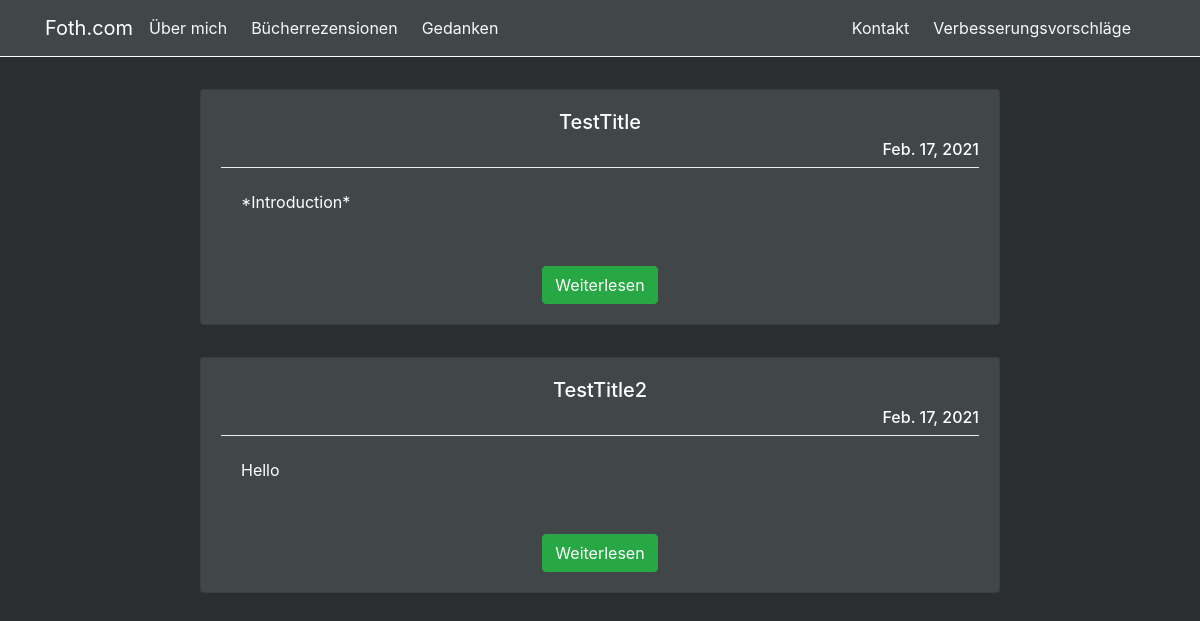
The app's page /book_reviews/ with its own data.
### book_reviews/models.py (models this page shows)
class BookReviewArticle(models.Model):
    book_title = models.CharField(max_length=64)
    introduction = models.CharField(max_length=2000, default="*Introduction*")
    review_content = models.CharField(max_length=25000)
    article_date = models.DateField(auto_now=True)

### book_reviews/views.py (the view)
# urls.py: path('', views.show_articles, name='show_articles'),
def show_articles(request):
    book_reviews = BookReviewArticle.objects.all()
    return render(request, "book_reviews/show_articles.html", {"book_reviews": book_reviews})

### book_reviews/templates/book_reviews/show_articles.html
{% extends 'base.html' %}
{% block content %}
{% for review in book_reviews %}
    <div class="card" style="width: 50rem; margin:2rem; color: white; background-color: rgb(65, 70, 73);">
        <div class="card-body">
            <h5 class="card-title">{{ review.book_title }}</h5>
            <h6 class="card-subtitle"  align="right">{{ review.article_date }}</h6>
            <div class="dropdown-divider"></div>
        <div class="card-body">
            <div class="card-subtitle" align="left">{{ review.introduction }}</div>
        </div>
        <a href=""><button type="button" class="btn btn-success" style="margin-top: 2rem;">Weiterlesen</button></a>
        </div>
    </div>
{% endfor %}
{% endblock %}

### records on screen
BookReviewArticle: book_title "TestTitle", article_date "Feb. 17, 2021", introduction "*Introduction*"
BookReviewArticle: book_title "TestTitle2", article_date "Feb. 17, 2021", introduction "Hello"
